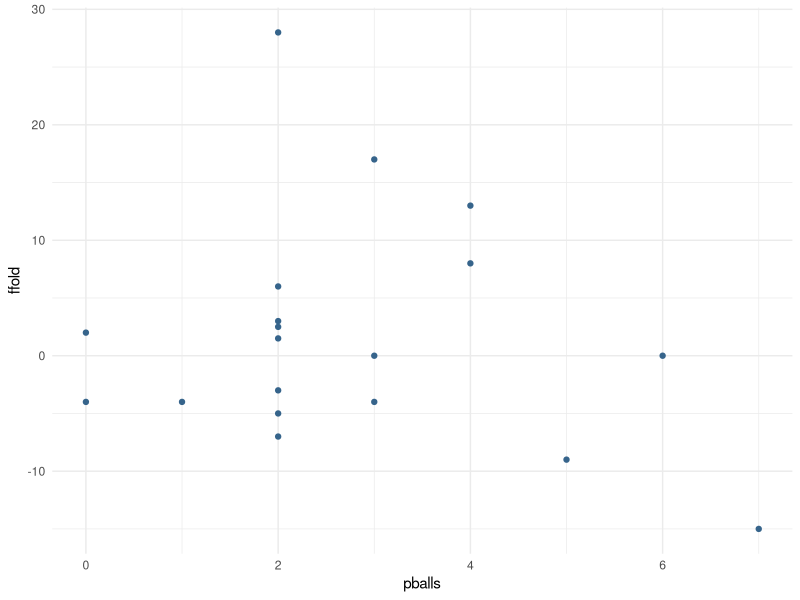
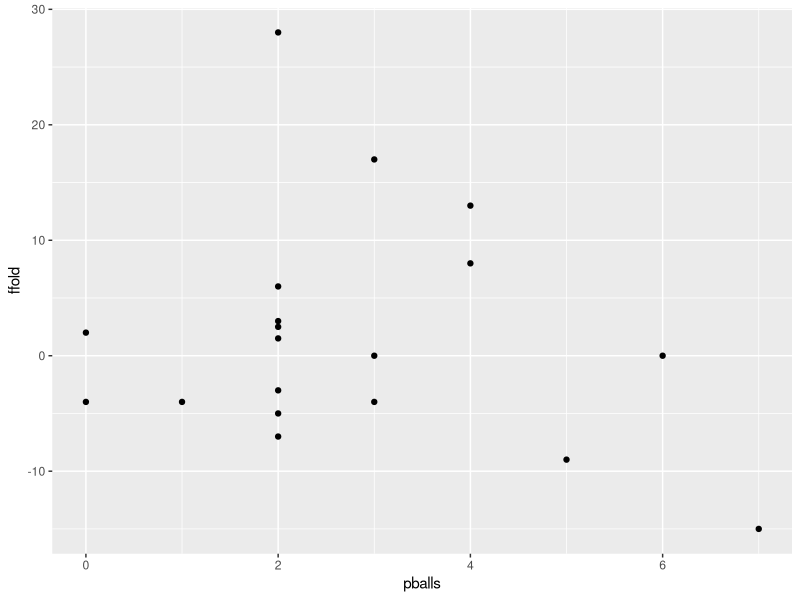
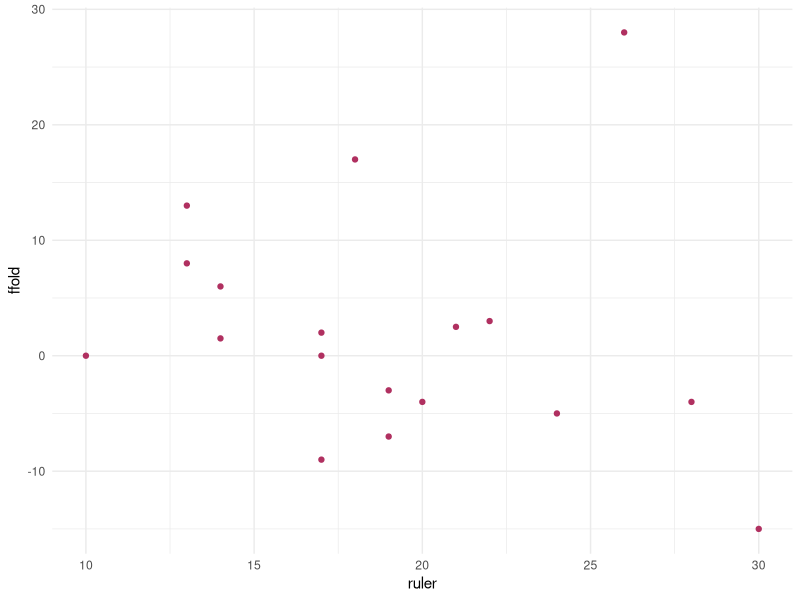
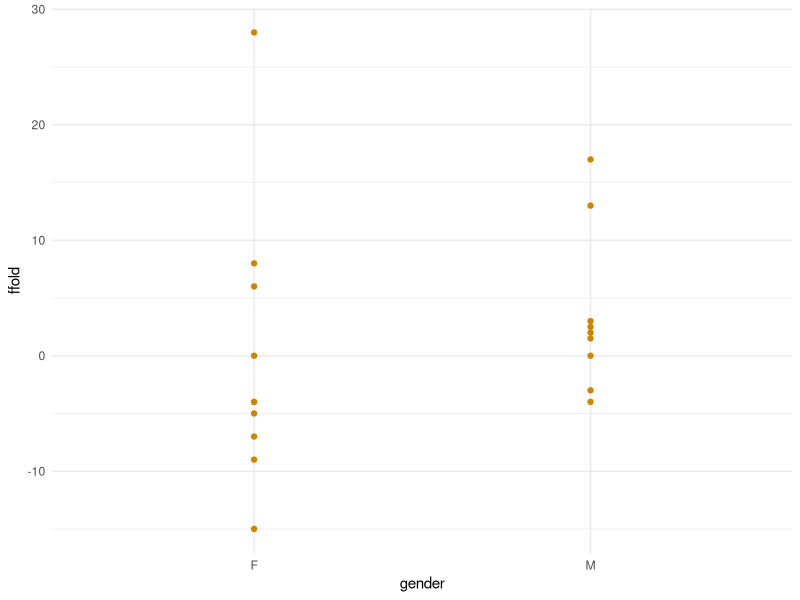
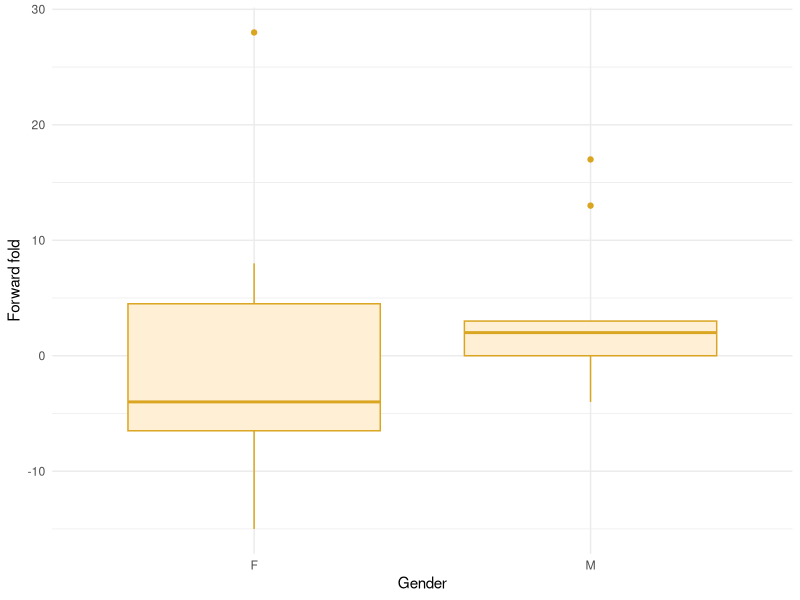

Write R code to recreate these figures, in order.
## ---- chunk 1
library(readr)
library(dplyr)
library(ggplot2)
## ---- chunk 2
games <- read.csv("data/games.csv")
games_20 <- games %>% slice(1:20)
plot <- ggplot(games_20, aes(x = pballs, y = ffold)) +
    geom_point(color = 'steelblue4', fill = 'lightblue') +
    ylim(-15, 28) + ylab('ffold') + xlab('pballs') +
    theme_minimal()
plot
## ---- chunk 3
dataSubset <- games_20
## ---- chunk 4
# initialise
plot <- ggplot(dataSubset, aes(x = pballs, y = ffold)) +
    # plot a histogram (geom)
    geom_point()

plot
## ---- chunk 5
ggplot(games_20, aes(x = ruler, y = ffold)) +
    geom_point(color = 'maroon') +
    theme_minimal()
## ---- chunk 6
ggplot(games_20, aes(x = gender, y = ffold)) +
    geom_point(color = 'orange3') +
    theme_minimal()
## ---- chunk 7
plot <- ggplot(dataSubset, aes(x = gender, y = ffold)) +
    geom_boxplot(color = 'goldenrod', fill = 'papayawhip') + 
        # some colour names are ridiculous...
    ylim(-15, 28) + ylab('Forward fold') + xlab('Gender') +
    theme_minimal()

plot
## ---- chunk 8
plot <- ggplot(dataSubset, aes(x = gender, y = ffold)) +
    geom_violin(color = 'darkgreen', fill = 'olivedrab2') + 
    theme_minimal()
